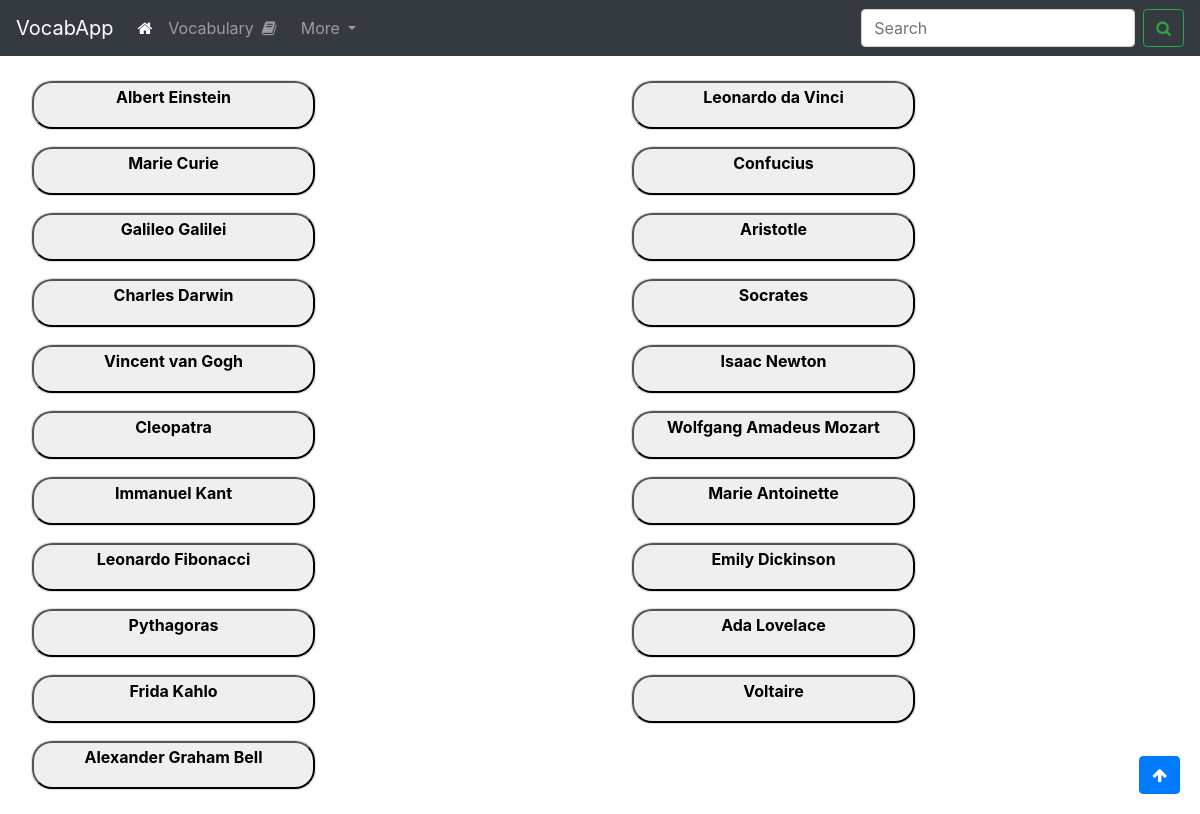
The page /exercise_bio on the database its author committed.
### app.py (models this page shows)
class BioGuess(db.Model):
    __tablename__ = 'bio_guess'
    id = db.Column(db.Integer, primary_key=True, index=True)
    person_name = db.Column(db.String, unique=True)
    nationality = db.Column(db.String)
    short_bio_en = db.Column(db.String)
    short_bio_de = db.Column(db.String)

### app.py (the view)
@app.route('/exercise_bio')
def exercise_bio():
    people = BioGuess.query.filter_by().all()
    return render_template('exercise_biography.html', people=people)

### templates/exercise_biography.html (shortened to what this page needs)
<!DOCTYPE html>
<html>
<head>
    <link rel="stylesheet" href="https://stackpath.bootstrapcdn.com/bootstrap/4.3.1/css/bootstrap.min.css">
    <link rel="stylesheet" href="https://cdnjs.cloudflare.com/ajax/libs/font-awesome/4.7.0/css/font-awesome.min.css">
</head>
<body>
    <nav class="navbar navbar-expand-lg navbar-dark bg-dark sticky-top">
        <a class="navbar-brand" href="{{ url_for('index') }}">VocabApp</a>
        <div class="collapse navbar-collapse" id="navbarSupportedContent">
          <ul class="navbar-nav mr-auto">
            <li class="nav-item active">
              <a class="nav-link" href="{{ url_for('index') }}"><i class="fa fa-home"></i>  <span class="sr-only">(current)</span></a>
            </li>
            <li class="nav-item">
              <a class="nav-link" href="{{url_for('exercise_flip')}}">Vocabulary<i class="fa fa-book mx-2"></i></a>
            </li>
            <li class="nav-item dropdown">
              <a class="nav-link dropdown-toggle" href="#" id="navbarDropdown" role="button" data-toggle="dropdown" aria-haspopup="true" aria-expanded="false">
                More
              </a>
            </li>
          </ul>
          <form class="form-inline my-2 my-lg-0">
            <input class="form-control mr-sm-2" id="searchInput" type="search" placeholder="Search" aria-label="Search">
            <button class="btn btn-outline-success my-2 my-sm-0" id="searchButton" type="submit"><i class="fa fa-search" aria-hidden="true"></i></button>
          </form>
        </div>
      </nav>
            <div class="">
                <div class="container-fluid mt-4 ml-3">
                    <div class="row">
                        {% for person in people %}
                        <div class="col-md-6">
                            <div class="card w-50 custom-card-height custom-rounded-card" id="main_card">
                                <button class="border-1 custom-card-height custom-rounded-card" data-toggle="collapse" data-target="#person_{{person.id}}"
                                            aria-expanded="false">
                                            <p><strong>{{person.person_name}}</strong></p>
                                </button>
                            </div>
                        </div>
                            {% if loop.index is divisibleby 2 %}
                            </div><div class="row">
                            {% endif %}
                            {% endfor %}
                </div>
            </div>
    <button onclick="topFunction()" id="myBtn" title="Go to top"
 class="btn btn-primary position-fixed" style="bottom: 20px; right: 20px; z-index: 99;">
 <i class="fa fa-arrow-up"></i>
</button>
</body>
</html>

### templates/exercise_biography.html (style rules this page uses)
.custom-card-height { height: 50px; }
.custom-rounded-card { border-radius: 20px !important; }

### rows shown on the page
BioGuess: person_name "Albert Einstein"
BioGuess: person_name "Leonardo da Vinci"
BioGuess: person_name "Marie Curie"
BioGuess: person_name "Confucius"
BioGuess: person_name "Galileo Galilei"
BioGuess: person_name "Aristotle"
BioGuess: person_name "Charles Darwin"
BioGuess: person_name "Socrates"
BioGuess: person_name "Vincent van Gogh"
BioGuess: person_name "Isaac Newton"
BioGuess: person_name "Cleopatra"
BioGuess: person_name "Wolfgang Amadeus Mozart"
BioGuess: person_name "Immanuel Kant"
BioGuess: person_name "Marie Antoinette"
BioGuess: person_name "Leonardo Fibonacci"
BioGuess: person_name "Emily Dickinson"
BioGuess: person_name "Pythagoras"
BioGuess: person_name "Ada Lovelace"
BioGuess: person_name "Frida Kahlo"
BioGuess: person_name "Voltaire"
BioGuess: person_name "Alexander Graham Bell"
